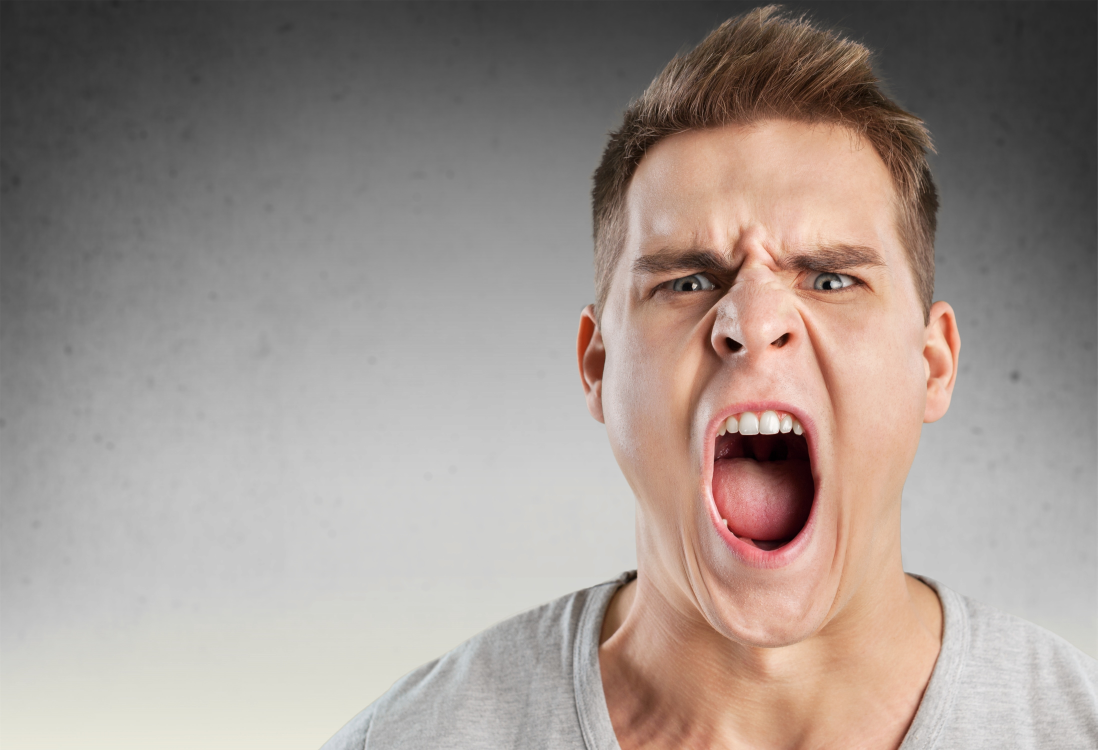
#> input picture train/angry/1.jpg, 4389 x 3000 px (shown at 1/4 size)
$ python -i new_emotion_video.py   (imports and definitions only)
#> lines starting #> are read from the running program, lines starting #| are printed output that depends on the picture
#> further down, picture is the input picture: shape (3000, 4389, 3); mean B, G, R 141.8, 147.9, 159.3
### src/neural_network.py
import tflearn
import numpy as np
from os.path import isfile
from tflearn.layers.estimator import regression
from tflearn.layers.conv import conv_2d, max_pool_2d
from tflearn.layers.core import input_data, dropout, fully_connected

class EMR:

  def __init__(self):
  	self.target_classes = ['angry', 'disgusted', 'fearful', 'happy', 'sad', 'surprised', 'neutral']

  # [34 lines left out: functions build_network, predict, load_model, not called in this run]


# [2 lines that do not run on import are left out]

### new_emotion_video.py
import cv2
from neural_network import EMR

from serial import Serial
import time

ser = Serial("/dev/ttyUSB1", 115200, timeout=0.2)
ser.baudrate = 115200

EMOTIONS = ['angry', 'disgusted', 'fearful', 'happy', 'sad', 'surprised', 'neutral']

cascade_classifier = cv2.CascadeClassifier('find-face-haar.xml')


def format_image(image):
    image = cv2.cvtColor(image, cv2.COLOR_BGR2GRAY)
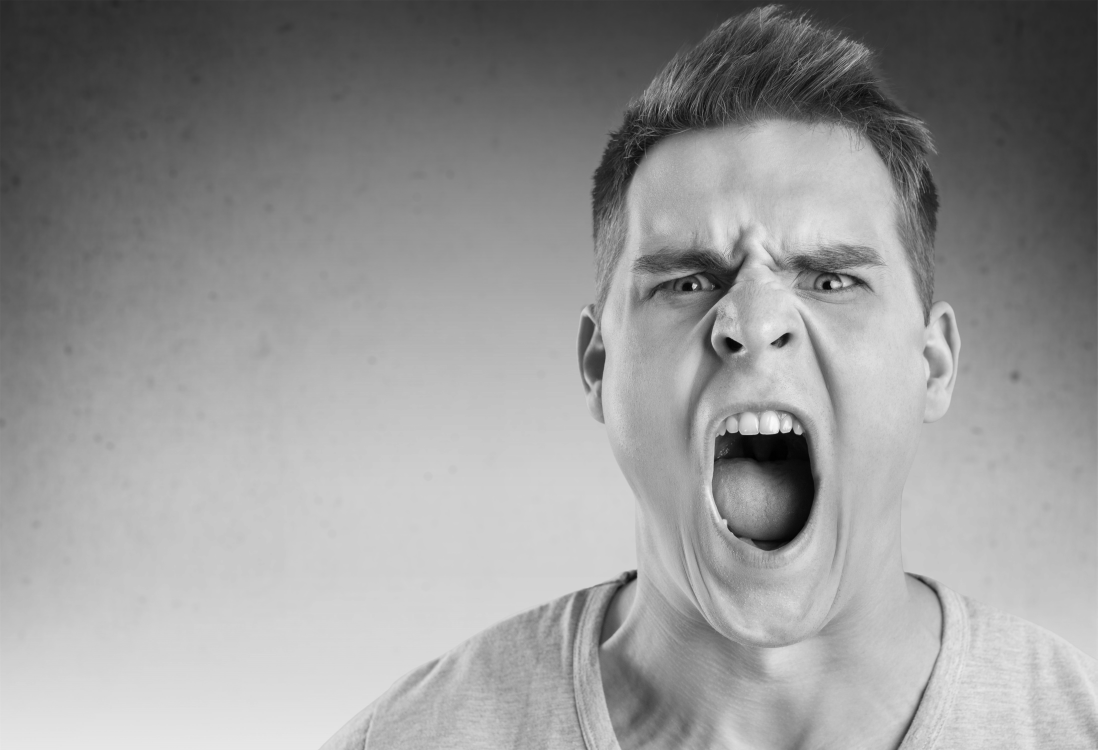
#> image: shape (3000, 4389) (shown at 1/4 size); min 0, max 250, mean 150.6
    faces = cascade_classifier.detectMultiScale(image, scaleFactor=1.3, minNeighbors=5)
#> faces = [[2165, 428, 1807, 1807]]
    if not len(faces) > 0:
        return None

    max_area_face = faces[0]
#> max_area_face = [2165, 428, 1807, 1807]

    for face in faces:
        if face[2] * face[3] > max_area_face[2] * max_area_face[3]:
            max_area_face = face
#> this loop made 1 pass
    face = max_area_face
#> face = [2165, 428, 1807, 1807]
    image = image[face[1]:(face[1] + face[2]), face[0]:(face[0] + face[3])]
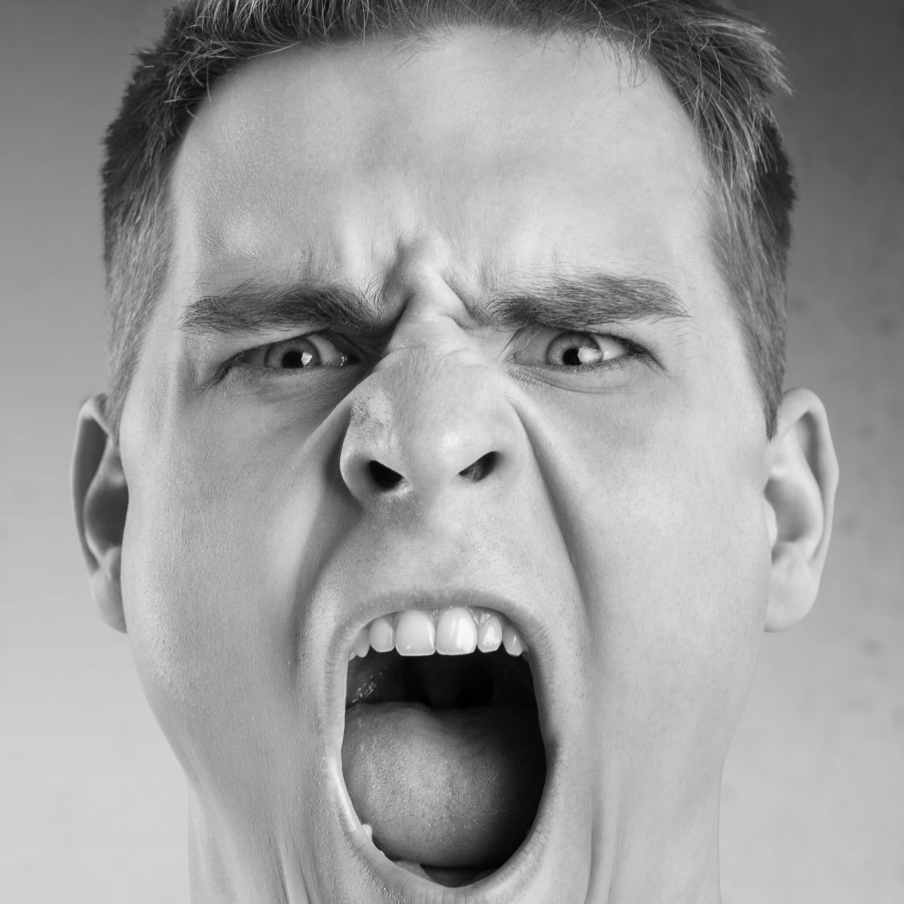
#> image: shape (1807, 1807) (shown at 1/2 size); min 0, max 250, mean 156.6
    image = cv2.resize(image, (48, 48), interpolation=cv2.INTER_CUBIC) / 255.
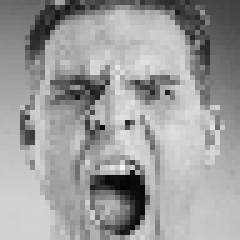
#> image: shape (48, 48) float64 (shown 5 times larger); min 0, max 0.976, mean 0.614
    return image


network = EMR()
# [1 line not run here, left out]


def emotions(image, frame, c):
    result = network.predict(image)

    if result is not None:
        for index, emotion in enumerate(EMOTIONS):
            cv2.putText(frame, emotion, (10, index * 40 + 40), cv2.FONT_HERSHEY_TRIPLEX, 1, (255, 0, 0), 2)
            cv2.putText(frame, str(int(result[0][index]*100))+" %", (180, index * 40 + 40), cv2.FONT_HERSHEY_TRIPLEX,
                        1, (255, 0, 0), 2)


            while c<7:
                data = ser.read()
                data2 = ser.read()
                pulse_nor = int.from_bytes(data, 'little')
                KGR_nor = int.from_bytes(data2, 'little')
                KGR_nor = 1 / KGR_nor  # KGR = 1/EAK
                time.sleep(0.03)
                c = c + 1
            pulse_new = int.from_bytes(data, 'little')
            KGR_new = int.from_bytes(data2, 'little')

            cv2.putText(frame, "puls"+ str(pulse_nor),(10, 400), cv2.FONT_HERSHEY_TRIPLEX, 1, (255, 0, 0), 2)
            cv2.putText(frame, "puls"+ str(KGR_nor), (10, 440), cv2.FONT_HERSHEY_TRIPLEX, 1, (255, 0, 0), 2)

    return frame

>>> import cv2
>>> picture = cv2.imread('train/angry/1.jpg')
>>> result = format_image(picture)

$ run again, on train/angry/3.jpg
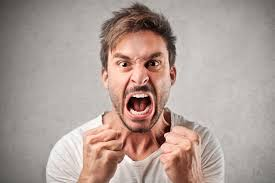
#> input picture train/angry/3.jpg, 275 x 183 px
#> picture is the input picture: shape (183, 275, 3); mean B, G, R 150.6, 157.3, 174.1
#> in format_image, `image = cv2.cvtColor(image, cv2.COLOR_BGR2GRAY)`:
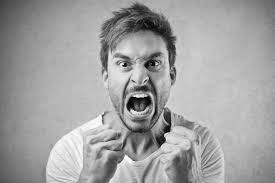
#> image: shape (183, 275); min 2, max 254, mean 161.5
#> faces = [[98, 33, 80, 80]]
#> max_area_face = [98, 33, 80, 80]
#> the loop in format_image, `for face in faces:` made 1 pass
#> in format_image, `image = cv2.resize(image, (48, 48), interpolation=cv2.INTER_CUBIC) / 2..`:
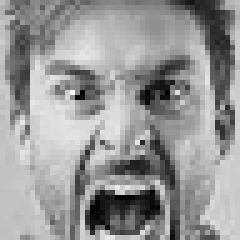
#> image: shape (48, 48) float64 (shown 5 times larger); min 0, max 0.965, mean 0.591

$ run again, on train/angry/4.jpg
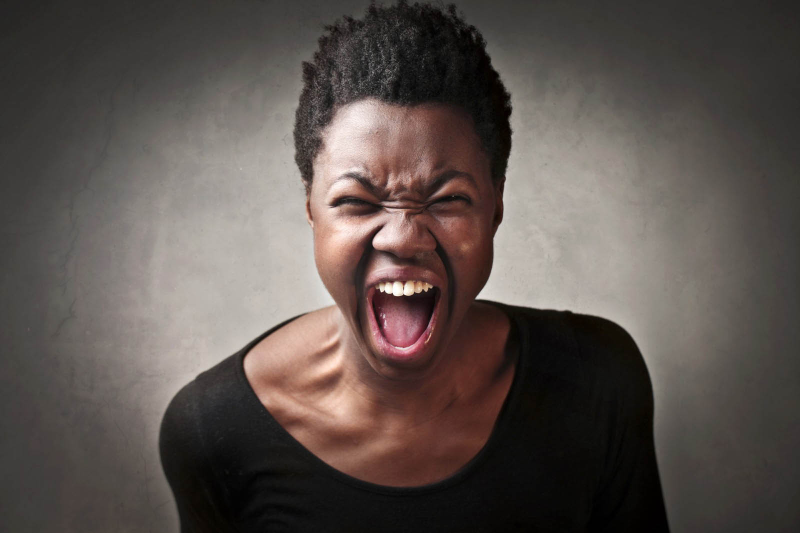
#> input picture train/angry/4.jpg, 1600 x 1066 px (shown at 1/2 size)
#> picture is the input picture: shape (1066, 1600, 3); mean B, G, R 77.6, 82.1, 91.2
#> in format_image, `image = cv2.cvtColor(image, cv2.COLOR_BGR2GRAY)`:
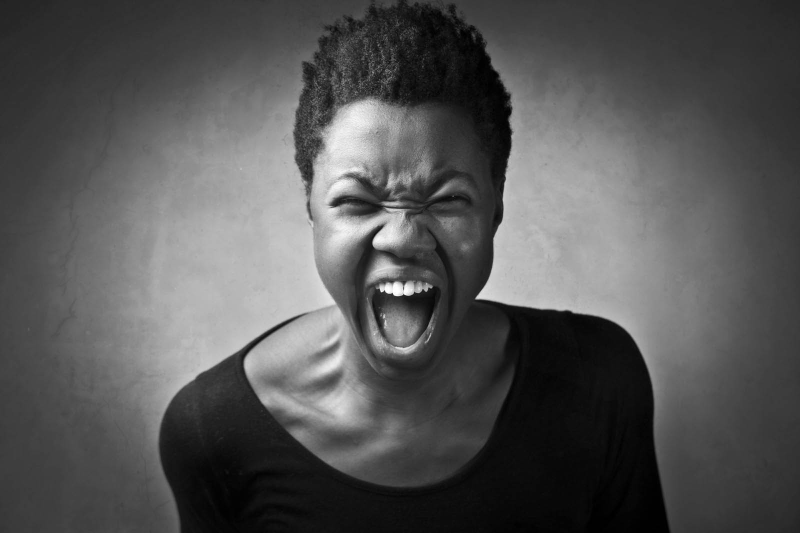
#> image: shape (1066, 1600) (shown at 1/2 size); min 0, max 255, mean 84.3
#> faces = [[581, 217, 450, 450]]
#> max_area_face = [581, 217, 450, 450]
#> the loop in format_image, `for face in faces:` made 1 pass
#> in format_image, `image = cv2.resize(image, (48, 48), interpolation=cv2.INTER_CUBIC) / 2..`:
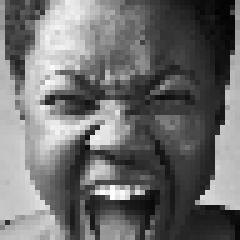
#> image: shape (48, 48) float64 (shown 5 times larger); min 0.0118, max 0.996, mean 0.431
